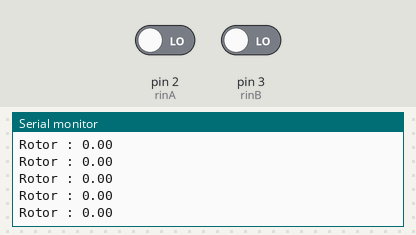
A sketch run on a simulated Arduino Uno, built with avr-gcc and run on an emulated ATmega328P. Parts: the last lines printed to the serial monitor. Inputs (shaded band) come from the test bench; at power-on: pin 2 (rinA) LOW, pin 3 (rinB) LOW.

Above: at 1.2 s.
1.3 s: pin 2 (rinA) driven HIGH
At 2.4 s:
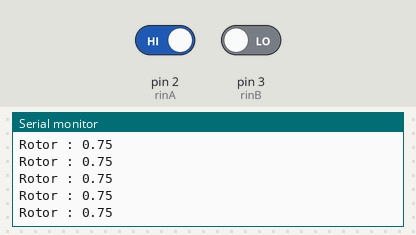
4.3 s: pin 3 (rinB) driven HIGH
At 5.1 s:
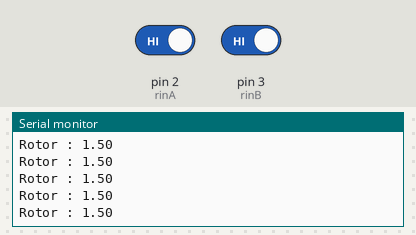
7.3 s: pin 2 (rinA) driven LOW
At 8.1 s:
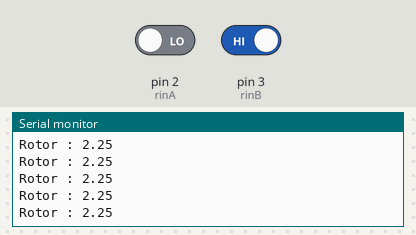
8.8 s: pin 3 (rinB) driven LOW
Timing chart, 0 to 9.1 s (numbered marks = the images above; inputs shaded):
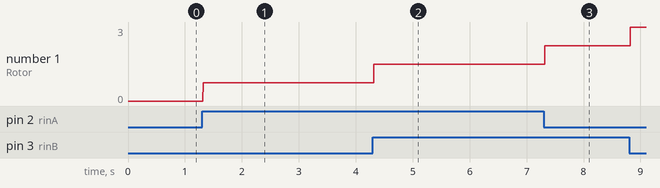

The sketch:

encodddeerr2.ino
```cpp
int rinA = 2; // One quadrature pin
int rinB = 3; // the other quadrature pin
int lastR, Read;
double Rotor = 0;

void setup() {

  // set DIO pins
  pinMode(rinA, INPUT);
  pinMode(rinB, INPUT);

  // Attach interrupt to pin A
  //attachInterrupt(0, UpdateRotation, FALLING);

  // Use serial port to keep user informed of rotation
  Serial.begin(38400);
  Read = digitalRead(rinB) << 1 | digitalRead(rinA);
  Read = graytobin(Read, 2);
  lastR = Read;
}
void loop() {
  Read = digitalRead(rinB) << 1 | digitalRead(rinA);
  covert();
  Serial.print ("Rotor : "); Serial.println (Rotor);
}

void covert() {
  Read = graytobin(Read, 2);
  if (lastR != Read) {
    if (lastR == 0) {
      if (Read == 3) {
        Rotor -= 0.75;
      }
      else {
        Rotor += 0.75 * abs(Read-lastR);
      }
    }
    if (lastR == 1) {
      if (Read == 0) {
        Rotor -= 0.75;
      }
      else {
        Rotor += 0.75 * abs(Read-lastR);
      }
    }
    if (lastR == 2) {
      if (Read == 1) {
        Rotor -= 0.75;
      }
      else {
        Rotor += 0.75 * abs(Read-lastR);
      }
    }
    if (lastR == 3) {
      if (Read == 2) {
        Rotor -= 0.75;
      }
      else if (Read == 0)
        Rotor += 0.75;
      else {
        Rotor += 0.75 * abs(Read-lastR);
      }
    }
  }
  if (abs(Rotor) == 360)
    Rotor = 0;
  lastR = Read;
}

int graytobin(int grayVal, int nbits ) {
  // Bn-1 = Bn XOR Gn-1   source of method:  http://stackoverflow.com/questions/5131476/gray-code-to-binary-conversion but include correction
  int binVal = 0;
  bitWrite(binVal, nbits - 1, bitRead(grayVal, nbits - 1)); // MSB stays the same
  for (int b = nbits - 1; b > 0; b-- ) {
    // XOR bits
    if (bitRead(binVal, b) == bitRead(grayVal, b - 1)) { // binary bit and gray bit-1 the same
      bitWrite(binVal, b - 1, 0);
    }
    else {
      bitWrite(binVal, b - 1, 1);
    }
  }
  return binVal;
}
```

Measured:
- after the input at 1.3 s, the serial monitor: prints a new line at once (image 1)
- after the input at 4.3 s, the serial monitor: prints a new line at once (image 2)
- after the input at 7.3 s, the serial monitor: prints a new line at once (image 3)
- plotted number 1: 0 → 0.75 after the input at 1.3 s, 0.75 → 1.5 after the input at 4.3 s, 1.5 → 2.25 after the input at 7.3 s, 2.25 → 3 after the input at 8.8 s
